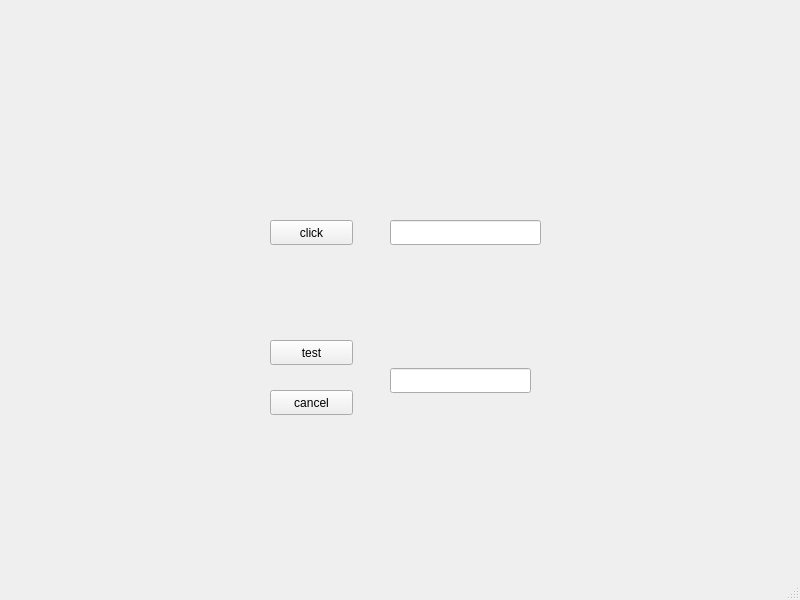
<?xml version="1.0" encoding="UTF-8"?>
<ui version="4.0">
 <class>MainWindow</class>
 <widget class="QMainWindow" name="MainWindow">
  <property name="geometry">
   <rect>
    <x>0</x>
    <y>0</y>
    <width>800</width>
    <height>600</height>
   </rect>
  </property>
  <property name="windowTitle">
   <string>MainWindow</string>
  </property>
  <widget class="QWidget" name="centralwidget">
   <widget class="QPushButton" name="pushButton">
    <property name="geometry">
     <rect>
      <x>270</x>
      <y>220</y>
      <width>83</width>
      <height>25</height>
     </rect>
    </property>
    <property name="text">
     <string>click</string>
    </property>
   </widget>
   <widget class="QLineEdit" name="lineEdit">
    <property name="geometry">
     <rect>
      <x>390</x>
      <y>220</y>
      <width>151</width>
      <height>25</height>
     </rect>
    </property>
    <property name="text">
     <string/>
    </property>
   </widget>
   <widget class="QPushButton" name="pushButton_3">
    <property name="geometry">
     <rect>
      <x>270</x>
      <y>340</y>
      <width>83</width>
      <height>25</height>
     </rect>
    </property>
    <property name="text">
     <string>test</string>
    </property>
   </widget>
   <widget class="QLineEdit" name="lineEdit_2">
    <property name="geometry">
     <rect>
      <x>390</x>
      <y>368</y>
      <width>141</width>
      <height>25</height>
     </rect>
    </property>
    <property name="text">
     <string/>
    </property>
   </widget>
   <widget class="QPushButton" name="pushButton_4">
    <property name="geometry">
     <rect>
      <x>270</x>
      <y>390</y>
      <width>83</width>
      <height>25</height>
     </rect>
    </property>
    <property name="text">
     <string>cancel</string>
    </property>
   </widget>
  </widget>
  <widget class="QMenuBar" name="menubar">
   <property name="geometry">
    <rect>
     <x>0</x>
     <y>0</y>
     <width>800</width>
     <height>22</height>
    </rect>
   </property>
  </widget>
  <widget class="QStatusBar" name="statusbar"/>
 </widget>
 <resources/>
 <connections/>
</ui>
